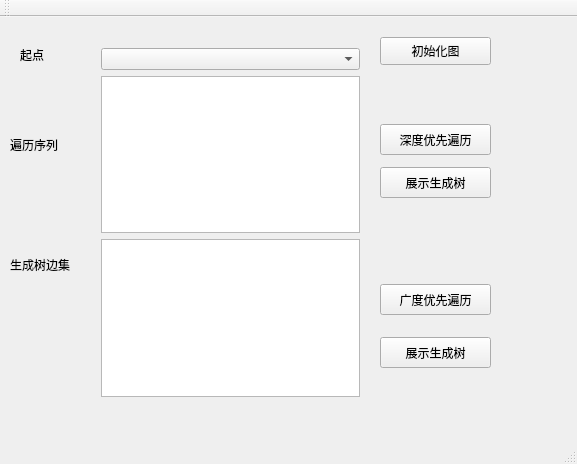
<?xml version="1.0" encoding="UTF-8"?>
<ui version="4.0">
 <class>MainWindow</class>
 <widget class="QMainWindow" name="MainWindow">
  <property name="geometry">
   <rect>
    <x>0</x>
    <y>0</y>
    <width>577</width>
    <height>464</height>
   </rect>
  </property>
  <property name="windowTitle">
   <string>MainWindow</string>
  </property>
  <widget class="QWidget" name="centralWidget">
   <widget class="QPushButton" name="pushButton">
    <property name="geometry">
     <rect>
      <x>380</x>
      <y>20</y>
      <width>111</width>
      <height>28</height>
     </rect>
    </property>
    <property name="text">
     <string>初始化图</string>
    </property>
   </widget>
   <widget class="QPushButton" name="pushButton_2">
    <property name="geometry">
     <rect>
      <x>380</x>
      <y>107</y>
      <width>111</width>
      <height>31</height>
     </rect>
    </property>
    <property name="text">
     <string>深度优先遍历</string>
    </property>
   </widget>
   <widget class="QPushButton" name="pushButton_3">
    <property name="geometry">
     <rect>
      <x>380</x>
      <y>267</y>
      <width>111</width>
      <height>31</height>
     </rect>
    </property>
    <property name="text">
     <string>广度优先遍历</string>
    </property>
   </widget>
   <widget class="QLabel" name="label">
    <property name="geometry">
     <rect>
      <x>20</x>
      <y>30</y>
      <width>72</width>
      <height>15</height>
     </rect>
    </property>
    <property name="text">
     <string>起点</string>
    </property>
   </widget>
   <widget class="QLabel" name="label_2">
    <property name="geometry">
     <rect>
      <x>10</x>
      <y>120</y>
      <width>72</width>
      <height>15</height>
     </rect>
    </property>
    <property name="text">
     <string>遍历序列</string>
    </property>
   </widget>
   <widget class="QLabel" name="label_3">
    <property name="geometry">
     <rect>
      <x>10</x>
      <y>240</y>
      <width>72</width>
      <height>15</height>
     </rect>
    </property>
    <property name="text">
     <string>生成树边集</string>
    </property>
   </widget>
   <widget class="QWidget" name="verticalLayoutWidget">
    <property name="geometry">
     <rect>
      <x>90</x>
      <y>20</y>
      <width>281</width>
      <height>371</height>
     </rect>
    </property>
    <layout class="QVBoxLayout" name="verticalLayout">
     <item>
      <widget class="QComboBox" name="comboBox"/>
     </item>
     <item>
      <widget class="QTextEdit" name="textEdit">
       <property name="readOnly">
        <bool>true</bool>
       </property>
      </widget>
     </item>
     <item>
      <widget class="QListWidget" name="listWidget"/>
     </item>
    </layout>
   </widget>
   <widget class="QPushButton" name="pushButton_4">
    <property name="geometry">
     <rect>
      <x>380</x>
      <y>150</y>
      <width>111</width>
      <height>31</height>
     </rect>
    </property>
    <property name="text">
     <string>展示生成树</string>
    </property>
   </widget>
   <widget class="QPushButton" name="pushButton_5">
    <property name="geometry">
     <rect>
      <x>380</x>
      <y>320</y>
      <width>111</width>
      <height>31</height>
     </rect>
    </property>
    <property name="text">
     <string>展示生成树</string>
    </property>
   </widget>
  </widget>
  <widget class="QToolBar" name="mainToolBar">
   <attribute name="toolBarArea">
    <enum>TopToolBarArea</enum>
   </attribute>
   <attribute name="toolBarBreak">
    <bool>false</bool>
   </attribute>
  </widget>
  <widget class="QStatusBar" name="statusBar"/>
 </widget>
 <layoutdefault spacing="6" margin="11"/>
 <resources/>
 <connections/>
</ui>
